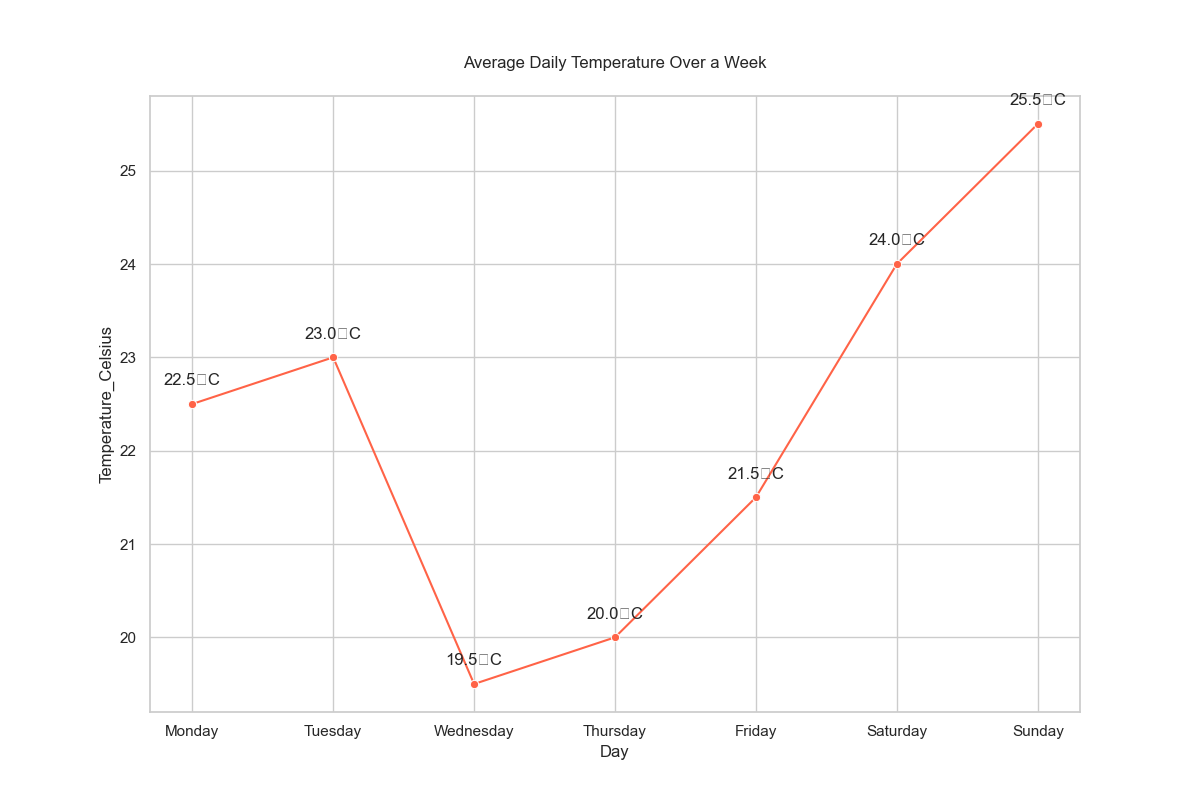

The Python source for this figure:

import pandas as pd
import seaborn as sns
import matplotlib.pyplot as plt

# Create the DataFrame
data = {
    "Day": ["Monday", "Tuesday", "Wednesday", "Thursday", "Friday", "Saturday", "Sunday"],
    "Temperature_Celsius": [22.5, 23.0, 19.5, 20.0, 21.5, 24.0, 25.5]
}

df = pd.DataFrame(data)

# Create the line plot
plt.figure(figsize=(12, 8))  # Changed width & height
sns.lineplot(x="Day", y="Temperature_Celsius", data=df, marker='o', color="#FF6347")  # Changed color

# Adding annotations
for i in range(df.shape[0]):
    plt.text(df.Day[i], df.Temperature_Celsius[i] + 0.2, f"{df.Temperature_Celsius[i]}°C", horizontalalignment='center')

# Set the title
plt.title("Average Daily Temperature Over a Week", pad=20)

plt.show()
